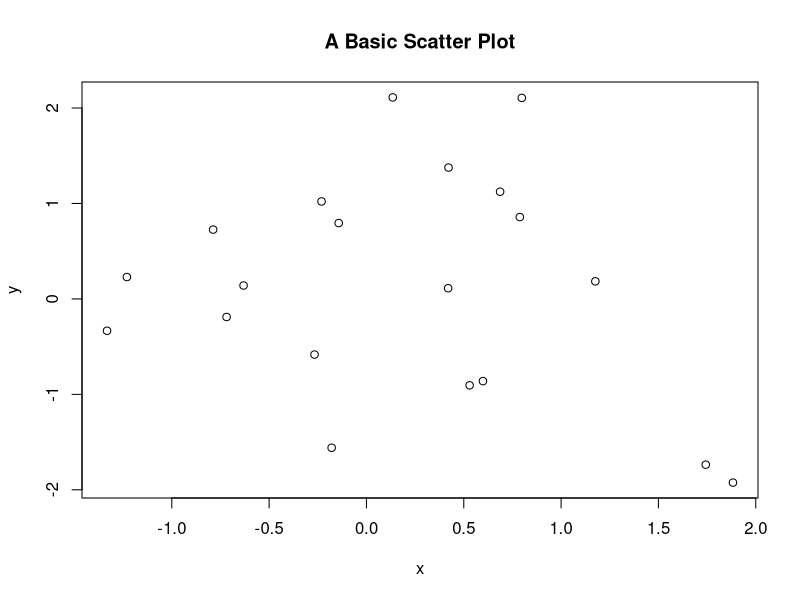

Reproduce this figure in R.
## ---- chunk 1
knitr::opts_chunk$set(echo = TRUE)
## ---- chunk 2
summary(cars)
## ---- chunk 3
summary(cars)
## ---- chunk 4
x <- 10
## ---- chunk 5
rm(x)
## ---- chunk 6
mean
avg <- function(a){sum(a)/length(a)}
avg
## ---- chunk 7
help(mean)
?mean
## ---- chunk 8
library(MASS)
## ---- chunk 9
5+5
5*5
5^5
5 %% 5
## ---- chunk 10
x <- rnorm(20)
y <- rnorm(20)
## ---- chunk 11
plot(x,y,main="A Basic Scatter Plot")
